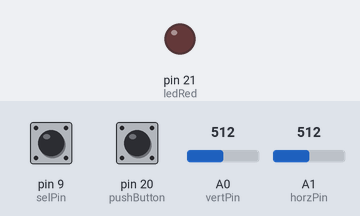
A sketch run on a simulated Arduino Leonardo, built with avr-gcc and run on an emulated ATmega32U4. Shown: output pins drawn as LEDs (lit = HIGH). The test bench sets the inputs (shaded band); at power-on: pin 20 (pushButton) HIGH, pin 9 (selPin) HIGH, A0 (vertPin) = 512, A1 (horzPin) = 512. USB keyboard and mouse output is not drawn.

Above: at 2.2 s.
2.3 s: pin 20 (pushButton) pulled LOW for 0.15 s
At 4.0 s:
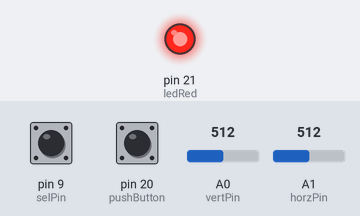
4.5 s: pin 20 (pushButton) pulled LOW for 1 s
At 6.9 s:
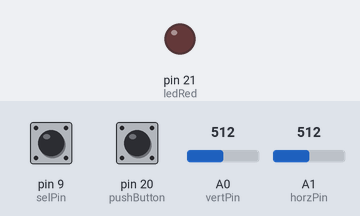
7.6 s: pin 20 (pushButton) pulled LOW for 3.2 s
At 12.1 s:
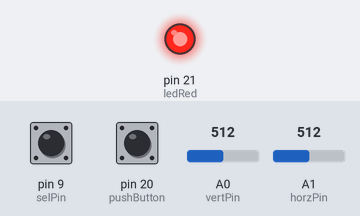
Timing chart, 0 to 13.6 s (numbered marks = the images above; inputs shaded):
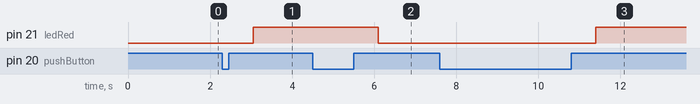

The sketch:

joystickLedPushbutton_1.ino
```cpp
/*
 *
 *  19 jun 2024
 */

#include <Mouse.h>


/* Do joystick   */
int horzPin = A1;       /* Analog output of horizontal joystick pin   */
int vertPin = A0;       /*  Analog output of vertical joystick pin  */
int selPin = 9;         /*  select button pin of joystick   */

int vertZero, horzZero;        /* Stores the initial value of each axis, usually around 512  */
int vertValue, horzValue;         /* Stores current analog output of each axis  */
const int sensitivity = 300;       /* Higher sensitivity value = slower mouse, should be <= about 500 */
int mouseClickFlag = 0;


/* Do botão e led   */
int pushButton = 20;    /*  o botão serve para ativar ou desativar o joystick    */
int ledRed = 21;       /*  o led indica se o joystick está ativado ou não    */


bool estadoButton = false;   /*  para o botão controlar o led e o mouse    */


void setup()
{
//  Serial.begin(9600);
  pinMode(horzPin, INPUT);       /* Set both analog pins as inputs  */
  pinMode(vertPin, INPUT);
  pinMode(selPin, INPUT);        /* set button select pin as input  */
  digitalWrite(selPin, HIGH);     /*   Pull button select pin high   */
  delay(1000);        /*  short delay to let outputs settle   */
  vertZero = analogRead(vertPin);      /* get the initial values  */
  horzZero = analogRead(horzPin);      /* Joystick should be in neutral position when reading these   */


  pinMode(pushButton, INPUT_PULLUP);
  pinMode(ledRed, OUTPUT);
  digitalWrite(ledRed, estadoButton);


  Mouse.end();

}


void loop()
{
  if (digitalRead(pushButton) == LOW) {  /* verifica se o botão foi apertado / acionado */
    estadoButton = !estadoButton;
    while (digitalRead(pushButton) == LOW){ }

    delay(600);

    if (estadoButton){
      digitalWrite(ledRed, estadoButton);
      Mouse.begin();
    }
    else{
      digitalWrite(ledRed, estadoButton);
      Mouse.end();
    }

  }


  vertValue = analogRead(vertPin) - vertZero;     /*   read vertical offset  */
  horzValue = analogRead(horzPin) - horzZero;     /*  read horizontal offset   */

/*
  Serial.print("x ");
  Serial.println(horzValue);
  Serial.print("y ");
  Serial.println(vertValue);
 */

/* Mouse.move(xpos,ypos,wheel)
 * Mouse.move is always relative to the last position of the mouse cursor
 */

  if (vertValue != 0)
    Mouse.move(0, vertValue/sensitivity, 0);       /*  move mouse on y axis  */
  if (horzValue != 0)
    Mouse.move((horzValue/sensitivity), 0, 0);     /*  move mouse on x axis   */


  if ((digitalRead(selPin) == 0) && (!mouseClickFlag))   /* if the joystick button is pressed  */
  {
    mouseClickFlag = 1;
    Mouse.press(MOUSE_LEFT);      /* click the left button down  */
  }
  else if ((digitalRead(selPin))&&(mouseClickFlag))     /* if the joystick button is not pressed  */
  {
    mouseClickFlag = 0;
    Mouse.release(MOUSE_LEFT);    /*  release the left button   */
  }


}
```

Measured:
- after the input at 2.3 s, pin 21 (ledRed): LOW → HIGH after 0.75 s
- after the input at 4.5 s, pin 21 (ledRed): HIGH → LOW after 1.6 s
- after the input at 7.6 s, pin 21 (ledRed): LOW → HIGH after 3.8 s
